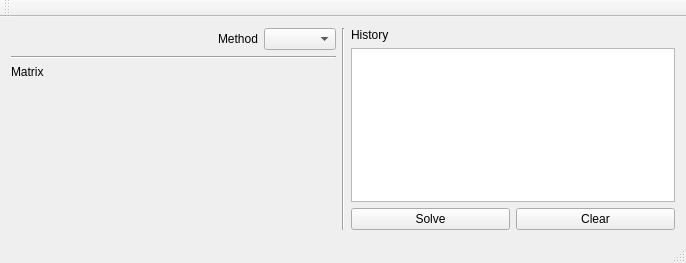
<?xml version="1.0" encoding="UTF-8"?>
<ui version="4.0">
 <class>MainWindow</class>
 <widget class="QMainWindow" name="MainWindow">
  <property name="geometry">
   <rect>
    <x>0</x>
    <y>0</y>
    <width>686</width>
    <height>263</height>
   </rect>
  </property>
  <property name="windowTitle">
   <string>LESolver </string>
  </property>
  <property name="windowOpacity">
   <double>1.000000000000000</double>
  </property>
  <widget class="QWidget" name="centralWidget">
   <layout class="QHBoxLayout" name="horizontalLayout_4">
    <item>
     <layout class="QHBoxLayout" name="horizontalLayout_3">
      <item>
       <layout class="QVBoxLayout" name="verticalLayout_2">
        <item>
         <layout class="QHBoxLayout" name="horizontalLayout_2">
          <item>
           <spacer name="horizontalSpacer">
            <property name="orientation">
             <enum>Qt::Horizontal</enum>
            </property>
            <property name="sizeHint" stdset="0">
             <size>
              <width>40</width>
              <height>20</height>
             </size>
            </property>
           </spacer>
          </item>
          <item>
           <widget class="QLabel" name="label_2">
            <property name="text">
             <string>Method</string>
            </property>
           </widget>
          </item>
          <item>
           <widget class="QComboBox" name="methods"/>
          </item>
         </layout>
        </item>
        <item>
         <widget class="Line" name="line">
          <property name="orientation">
           <enum>Qt::Horizontal</enum>
          </property>
         </widget>
        </item>
        <item>
         <widget class="QLabel" name="label_3">
          <property name="text">
           <string>Matrix</string>
          </property>
         </widget>
        </item>
        <item>
         <layout class="QGridLayout" name="gridLayout"/>
        </item>
        <item>
         <spacer name="verticalSpacer">
          <property name="orientation">
           <enum>Qt::Vertical</enum>
          </property>
          <property name="sizeHint" stdset="0">
           <size>
            <width>20</width>
            <height>40</height>
           </size>
          </property>
         </spacer>
        </item>
       </layout>
      </item>
      <item>
       <widget class="Line" name="line_2">
        <property name="orientation">
         <enum>Qt::Vertical</enum>
        </property>
       </widget>
      </item>
      <item>
       <layout class="QVBoxLayout" name="verticalLayout">
        <item>
         <widget class="QLabel" name="label">
          <property name="text">
           <string>History</string>
          </property>
         </widget>
        </item>
        <item>
         <widget class="QTextEdit" name="historyText"/>
        </item>
        <item>
         <layout class="QHBoxLayout" name="horizontalLayout">
          <item>
           <widget class="QPushButton" name="solveButton">
            <property name="text">
             <string>Solve</string>
            </property>
           </widget>
          </item>
          <item>
           <widget class="QPushButton" name="clearButton">
            <property name="text">
             <string>Clear</string>
            </property>
           </widget>
          </item>
         </layout>
        </item>
       </layout>
      </item>
     </layout>
    </item>
   </layout>
  </widget>
  <widget class="QMenuBar" name="menuBar">
   <property name="geometry">
    <rect>
     <x>0</x>
     <y>0</y>
     <width>686</width>
     <height>25</height>
    </rect>
   </property>
  </widget>
  <widget class="QToolBar" name="mainToolBar">
   <attribute name="toolBarArea">
    <enum>TopToolBarArea</enum>
   </attribute>
   <attribute name="toolBarBreak">
    <bool>false</bool>
   </attribute>
  </widget>
  <widget class="QStatusBar" name="statusBar"/>
 </widget>
 <layoutdefault spacing="6" margin="11"/>
 <resources/>
 <connections/>
</ui>
